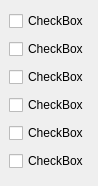
             <widget class="QWidget" name="page_9">
              <property name="geometry">
               <rect>
                <x>0</x>
                <y>0</y>
                <width>93</width>
                <height>186</height>
               </rect>
              </property>
              <attribute name="label">
               <string>Page</string>
              </attribute>
              <layout class="QVBoxLayout">
               <property name="spacing">
                <number>6</number>
               </property>
               <property name="margin">
                <number>9</number>
               </property>
               <item>
                <widget class="QCheckBox" name="checkBox_58">
                 <property name="text">
                  <string>CheckBox</string>
                 </property>
                </widget>
               </item>
               <item>
                <widget class="QCheckBox" name="checkBox_59">
                 <property name="text">
                  <string>CheckBox</string>
                 </property>
                </widget>
               </item>
               <item>
                <widget class="QCheckBox" name="checkBox_60">
                 <property name="text">
                  <string>CheckBox</string>
                 </property>
                </widget>
               </item>
               <item>
                <widget class="QCheckBox" name="checkBox_61">
                 <property name="text">
                  <string>CheckBox</string>
                 </property>
                </widget>
               </item>
               <item>
                <widget class="QCheckBox" name="checkBox_62">
                 <property name="text">
                  <string>CheckBox</string>
                 </property>
                </widget>
               </item>
               <item>
                <widget class="QCheckBox" name="checkBox_63">
                 <property name="text">
                  <string>CheckBox</string>
                 </property>
                </widget>
               </item>
              </layout>
             </widget>
